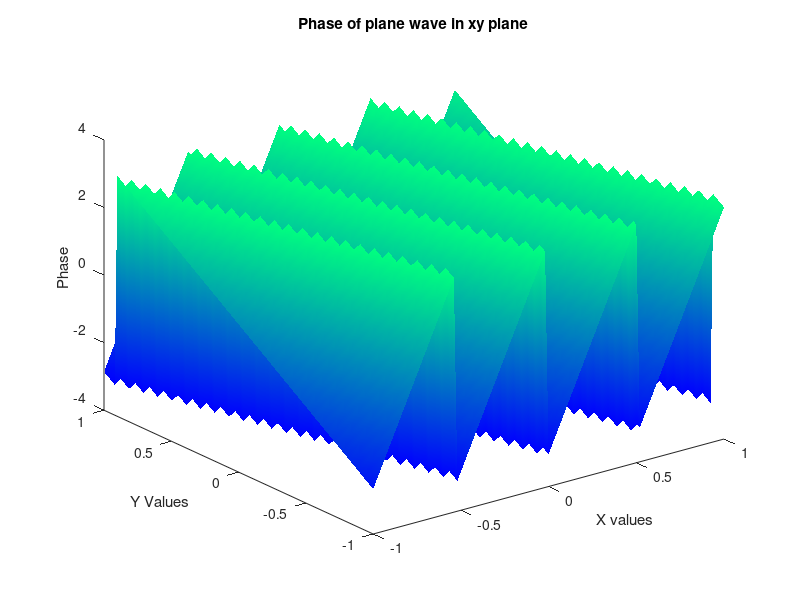
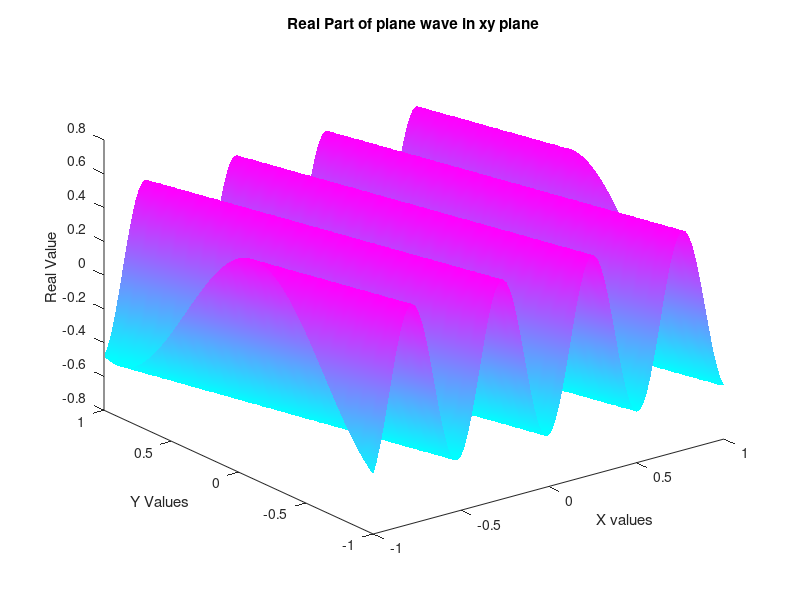
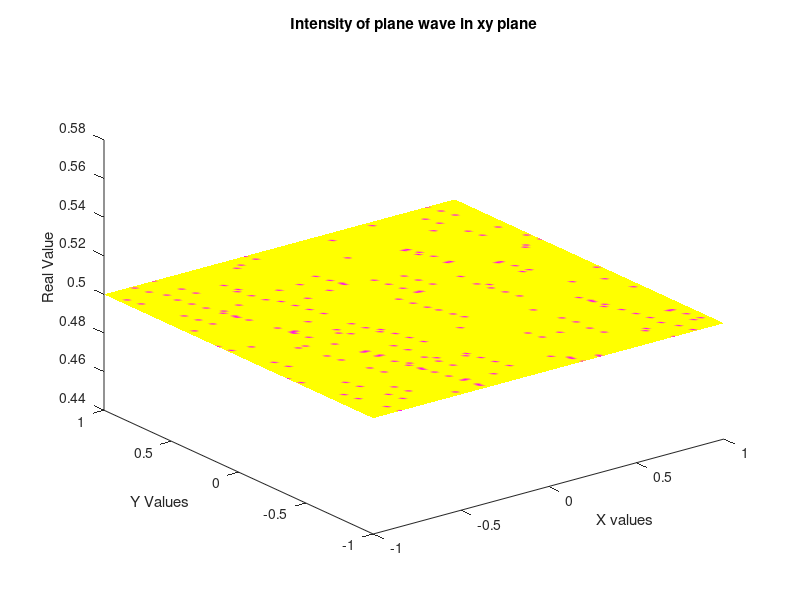

Here is the MATLAB script that generated these plots, in order:
% ----- Geometries-----%

x = [-1:.02:1];      % x values in plane 
y = [-1:0.02:1];     % y values in plane
z = 3;      % z values of plane
[X,Y] = meshgrid(x,y);      % Makes plane out of specified x and y points

%-----EM stuff-----%
wv = 0.5;

k = [4, 1, 0];      % k values
K = 2*pi/(wv*(sqrt(k(1)^2+k(2)^2+k(3)^2)))*k;   % Normalised k, so lambda is const

A=0.5;      %Amplitude input
E = zeros((size(X,2)));

for j = 1:size(X,2)
    for l = 1:size(X,2)
         E(j,l) = A*exp(1i*(K(1)*(X(j,l))+K(2)*(Y(j,l))+K(3)*z));  %Creates M with all values of E in there, including phase!
    end
end

% ------ Graphing ----- %
figure(1)
surf(X,Y,angle(E))
shading interp
grid off
colormap('winter')
xlabel('X values')
ylabel('Y Values')
zlabel('Phase')
title('Phase of plane wave in xy plane')
view(3)

figure(2)
surf(X,Y,real(E))
shading interp
grid off
colormap('cool')
xlabel('X values')
ylabel('Y Values')
zlabel('Real Value')
title('Real Part of plane wave in xy plane')
view(3)

figure(3)
surf(X,Y,abs(E))
colormap('spring')
shading interp
grid off
xlabel('X values')
ylabel('Y Values')
zlabel('Real Value')
title('Intensity of plane wave in xy plane')
view(3)